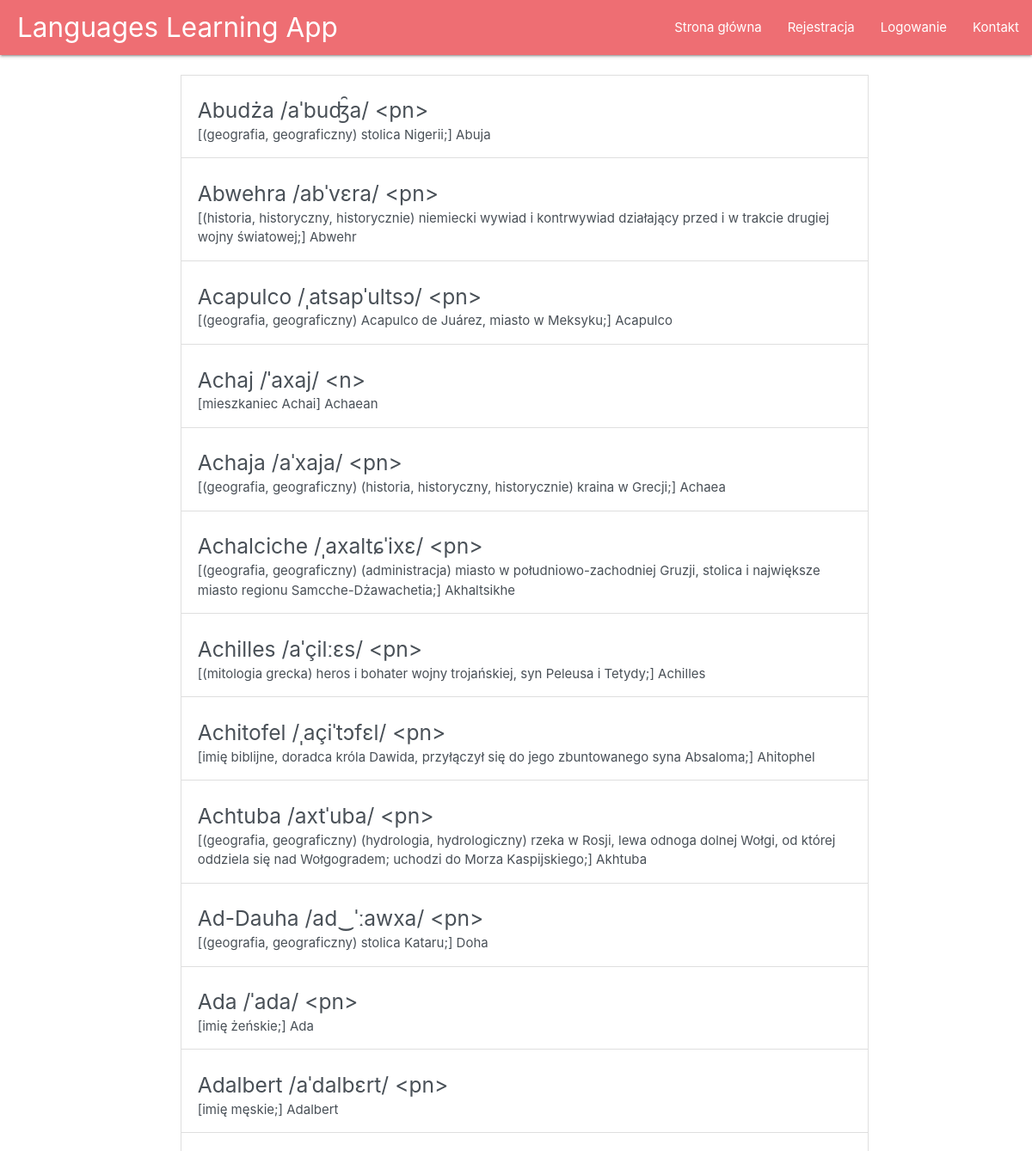
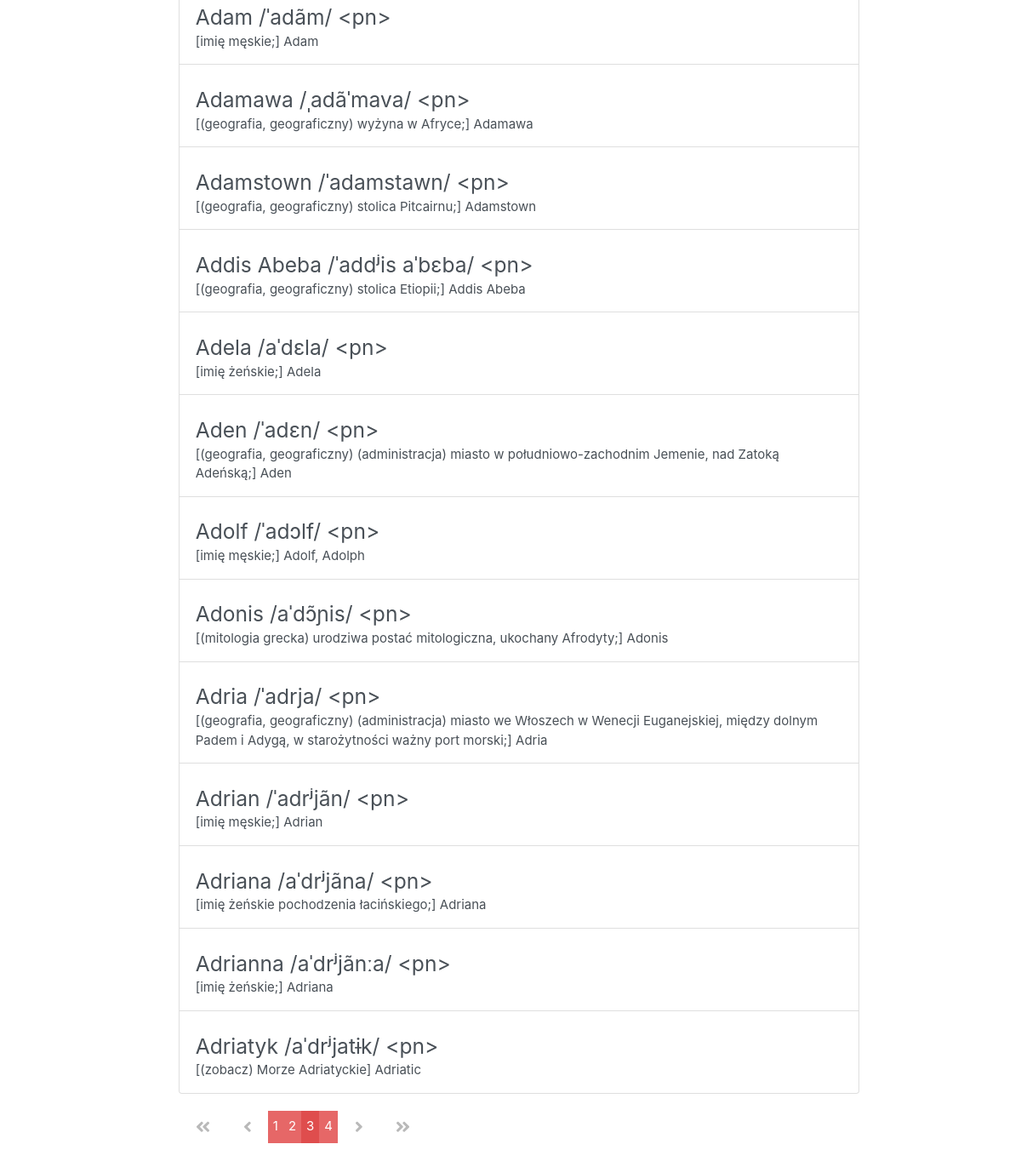
Page /pol_eng_dictionary/?page=3 on the committed database (2 pictures, top to bottom).
### main/models.py (models this page shows, shortened)
class Word_POL(models.Model):
	polish_w = models.CharField(max_length=200)
	english_w = models.CharField(max_length=200)

### main/views.py (the view)
# urls.py: path("pol_eng_dictionary/", views.show_polish_dictionary, name='pol_eng_dictionary'),
def show_polish_dictionary(request):
	word_list = Word_POL.objects.all()
	paginator = Paginator(word_list, 25)
	page = request.GET.get('page')
	words = paginator.get_page(page)
	return render(request = request, template_name="main/pol_eng_dictionary.html", context = {"pol_eng_dictionary": words})

### main/templates/main/pol_eng_dictionary.html (shortened to what this page needs)
{% extends "main/header.html" %}
{% block content %}
<div class="list-group">
	<br>
	{% for d in pol_eng_dictionary %}
	<a href="#" class="list-group-item list-group-item-action align-items-start ">
		<div class="d-flex w-100 flex-row">
			<h5 class="mb-1">{{d.polish_w}}</h5>
		</div>
		<p class="mb-1">{{d.english_w}}</p>
	</a>
	{% endfor%}
</div>
<div class="pagination">
		{% if pol_eng_dictionary.has_previous %}
			<a class="pagination-action" href="?page=1">
			  <i class="fas fa-angle-double-left"></i>
			</a>
			<a class="pagination-action" href="?page={{ pol_eng_dictionary.previous_page_number }}">
			  <i class="fas fa-angle-left"></i>
			</a>
		{% endif %}
		{% for num in pol_eng_dictionary.paginator.page_range %}
		{% if pol_eng_dictionary.number == num %}
		  <span class="pagination-number pagination-current">{{num}}</span>
		{% elif num > pol_eng_dictionary.number|add:'-4' and num < pol_eng_dictionary.number|add:'4' %}
		  <a class="pagination-number" href="?page={{num}}">{{num}}</a>
		{% endif %}
		{% endfor%}
		{% if pol_eng_dictionary.has_next %}
			<a class="pagination-action" href="?page={{ pol_eng_dictionary.next_page_number }}"><i class="fas fa-angle-right"></i></a>
			<a class="pagination-action" href="?page={{ pol_eng_dictionary.paginator.num_pages }}"><i class="fas fa-angle-double-right"></i></a>
		{% endif %}
  </div>
{% endblock %}

### main/templates/main/includes/navbar.html (style rules this page uses)
a:link { text-decoration: none; }

### main/templates/main/pol_eng_dictionary.html (style rules this page uses)
.list-group { margin: 0; min-width: 800px; width: 100%; }
.pagination { text-align:center; margin-top: 1em; margin-block-end: 10em; }
.pagination-action { margin: 0 0.5em; display: inline-block; padding: 0.5em; color:#B9B9B9; font-size: 1.3em; }
.pagination-number { background-color: #e66767; padding: 0.5em 0.4em; color:#fff; margin-top: 1%; margin-bottom: 1%; }
.pagination-number:hover, .pagination-current { background-color: rgb(223, 77, 77); }

### rows in the picture
Word_POL: polish_w "Abudża /aˈbuʤ̑a/ <pn>", english_w "[(geografia, geograficzny) stolica Nigerii;] Abuja"
Word_POL: polish_w "Abwehra /abˈvɛra/ <pn>", english_w "[(historia, historyczny, historycznie) niemiecki wywiad i kontrwywiad działający przed i w trakcie drugiej wojny światowej;] Abwehr"
Word_POL: polish_w "Acapulco /ˌatsapˈultsɔ/ <pn>", english_w "[(geografia, geograficzny) Acapulco de Juárez, miasto w Meksyku;] Acapulco"
Word_POL: polish_w "Achaj /ˈaxaj/ <n>", english_w "[mieszkaniec Achai] Achaean"
Word_POL: polish_w "Achaja /aˈxaja/ <pn>", english_w "[(geografia, geograficzny) (historia, historyczny, historycznie) kraina w Grecji;] Achaea"
Word_POL: polish_w "Achalciche /ˌaxaltɕˈixɛ/ <pn>", english_w "[(geografia, geograficzny) (administracja) miasto w południowo-zachodniej Gruzji, stolica i największe miasto regionu Samcche-Dżawachetia;] Akhaltsikhe"
Word_POL: polish_w "Achilles /aˈçilːɛs/ <pn>", english_w "[(mitologia grecka) heros i bohater wojny trojańskiej, syn Peleusa i Tetydy;] Achilles"
Word_POL: polish_w "Achitofel /ˌaçiˈtɔfɛl/ <pn>", english_w "[imię biblijne, doradca króla Dawida, przyłączył się do jego zbuntowanego syna Absaloma;] Ahitophel"
Word_POL: polish_w "Achtuba /axtˈuba/ <pn>", english_w "[(geografia, geograficzny) (hydrologia, hydrologiczny) rzeka w Rosji, lewa odnoga dolnej Wołgi, od której oddziela się nad Wołgogradem; uchodzi do Morza Kaspijskiego;] Akhtuba"
Word_POL: polish_w "Ad-Dauha /ad‿ˈːawxa/ <pn>", english_w "[(geografia, geograficzny) stolica Kataru;] Doha"
Word_POL: polish_w "Ada /ˈada/ <pn>", english_w "[imię żeńskie;] Ada"
Word_POL: polish_w "Adalbert /aˈdalbɛrt/ <pn>", english_w "[imię męskie;] Adalbert"
Word_POL: polish_w "Adam /ˈadãm/ <pn>", english_w "[imię męskie;] Adam"
Word_POL: polish_w "Adamawa /ˌadãˈmava/ <pn>", english_w "[(geografia, geograficzny) wyżyna w Afryce;] Adamawa"
Word_POL: polish_w "Adamstown /ˈadamstawn/ <pn>", english_w "[(geografia, geograficzny) stolica Pitcairnu;] Adamstown"
Word_POL: polish_w "Addis Abeba /ˈaddʲis aˈbɛba/ <pn>", english_w "[(geografia, geograficzny) stolica Etiopii;] Addis Abeba"
Word_POL: polish_w "Adela /aˈdɛla/ <pn>", english_w "[imię żeńskie;] Adela"
Word_POL: polish_w "Aden /ˈadɛn/ <pn>", english_w "[(geografia, geograficzny) (administracja) miasto w południowo-zachodnim Jemenie, nad Zatoką Adeńską;] Aden"
Word_POL: polish_w "Adolf /ˈadɔlf/ <pn>", english_w "[imię męskie;] Adolf, Adolph"
Word_POL: polish_w "Adonis /aˈdɔ̃ɲis/ <pn>", english_w "[(mitologia grecka) urodziwa postać mitologiczna, ukochany Afrodyty;] Adonis"
Word_POL: polish_w "Adria /ˈadrja/ <pn>", english_w "[(geografia, geograficzny) (administracja) miasto we Włoszech w Wenecji Euganejskiej, między dolnym Padem i Adygą, w starożytności ważny port morski;] Adria"
Word_POL: polish_w "Adrian /ˈadrʲjãn/ <pn>", english_w "[imię męskie;] Adrian"
Word_POL: polish_w "Adriana /aˈdrʲjãna/ <pn>", english_w "[imię żeńskie pochodzenia łacińskiego;] Adriana"
Word_POL: polish_w "Adrianna /aˈdrʲjãnːa/ <pn>", english_w "[imię żeńskie;] Adriana"
Word_POL: polish_w "Adriatyk /aˈdrʲjatɨk/ <pn>", english_w "[(zobacz) Morze Adriatyckie] Adriatic"

### other values in the picture
{{ num }} "1" "2" "4"
{{ num }} "3"
